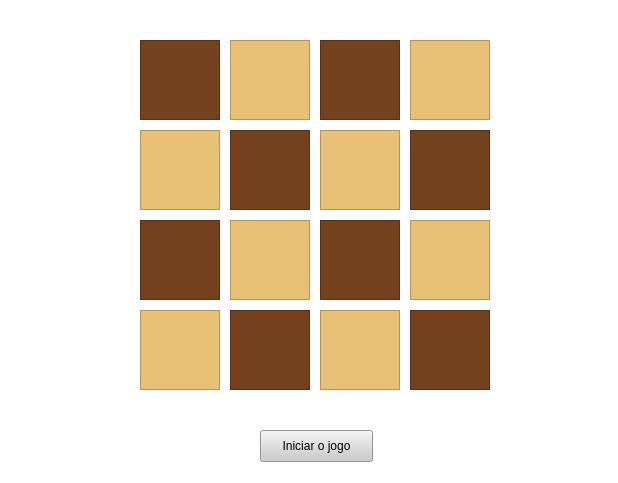
<?xml version="1.0" encoding="UTF-8"?>
<ui version="4.0">
 <class>Form</class>
 <widget class="QWidget" name="Form">
  <property name="geometry">
   <rect>
    <x>0</x>
    <y>0</y>
    <width>618</width>
    <height>483</height>
   </rect>
  </property>
  <property name="windowTitle">
   <string>Tic Ta Chec</string>
  </property>
  <property name="styleSheet">
   <string notr="true">background-color: rgb(255, 255, 255);</string>
  </property>
  <widget class="QPushButton" name="startBtn">
   <property name="geometry">
    <rect>
     <x>260</x>
     <y>430</y>
     <width>113</width>
     <height>32</height>
    </rect>
   </property>
   <property name="styleSheet">
    <string notr="true">background-color: rgb(204, 204, 204);</string>
   </property>
   <property name="text">
    <string>Iniciar o jogo</string>
   </property>
  </widget>
  <widget class="QFrame" name="frame_AA">
   <property name="geometry">
    <rect>
     <x>140</x>
     <y>40</y>
     <width>80</width>
     <height>80</height>
    </rect>
   </property>
   <property name="styleSheet">
    <string notr="true">background-color: rgb(115, 65, 29);</string>
   </property>
   <property name="frameShape">
    <enum>QFrame::StyledPanel</enum>
   </property>
   <property name="frameShadow">
    <enum>QFrame::Raised</enum>
   </property>
  </widget>
  <widget class="QFrame" name="frame_AB">
   <property name="geometry">
    <rect>
     <x>230</x>
     <y>40</y>
     <width>80</width>
     <height>80</height>
    </rect>
   </property>
   <property name="styleSheet">
    <string notr="true">background-color: rgb(232, 193, 119);</string>
   </property>
   <property name="frameShape">
    <enum>QFrame::StyledPanel</enum>
   </property>
   <property name="frameShadow">
    <enum>QFrame::Raised</enum>
   </property>
  </widget>
  <widget class="QFrame" name="frame_AC">
   <property name="geometry">
    <rect>
     <x>320</x>
     <y>40</y>
     <width>80</width>
     <height>80</height>
    </rect>
   </property>
   <property name="styleSheet">
    <string notr="true">background-color: rgb(115, 65, 29);</string>
   </property>
   <property name="frameShape">
    <enum>QFrame::StyledPanel</enum>
   </property>
   <property name="frameShadow">
    <enum>QFrame::Raised</enum>
   </property>
  </widget>
  <widget class="QFrame" name="frame_AD">
   <property name="geometry">
    <rect>
     <x>410</x>
     <y>40</y>
     <width>80</width>
     <height>80</height>
    </rect>
   </property>
   <property name="styleSheet">
    <string notr="true">background-color: rgb(232, 193, 119);</string>
   </property>
   <property name="frameShape">
    <enum>QFrame::StyledPanel</enum>
   </property>
   <property name="frameShadow">
    <enum>QFrame::Raised</enum>
   </property>
  </widget>
  <widget class="QFrame" name="frame_BA">
   <property name="geometry">
    <rect>
     <x>140</x>
     <y>130</y>
     <width>80</width>
     <height>80</height>
    </rect>
   </property>
   <property name="styleSheet">
    <string notr="true">background-color: rgb(232, 193, 119);</string>
   </property>
   <property name="frameShape">
    <enum>QFrame::StyledPanel</enum>
   </property>
   <property name="frameShadow">
    <enum>QFrame::Raised</enum>
   </property>
  </widget>
  <widget class="QFrame" name="frame_BC">
   <property name="geometry">
    <rect>
     <x>320</x>
     <y>130</y>
     <width>80</width>
     <height>80</height>
    </rect>
   </property>
   <property name="styleSheet">
    <string notr="true">background-color: rgb(232, 193, 119);</string>
   </property>
   <property name="frameShape">
    <enum>QFrame::StyledPanel</enum>
   </property>
   <property name="frameShadow">
    <enum>QFrame::Raised</enum>
   </property>
  </widget>
  <widget class="QFrame" name="frame_BB">
   <property name="geometry">
    <rect>
     <x>230</x>
     <y>130</y>
     <width>80</width>
     <height>80</height>
    </rect>
   </property>
   <property name="styleSheet">
    <string notr="true">background-color: rgb(115, 65, 29);</string>
   </property>
   <property name="frameShape">
    <enum>QFrame::StyledPanel</enum>
   </property>
   <property name="frameShadow">
    <enum>QFrame::Raised</enum>
   </property>
  </widget>
  <widget class="QFrame" name="frame_BD">
   <property name="geometry">
    <rect>
     <x>410</x>
     <y>130</y>
     <width>80</width>
     <height>80</height>
    </rect>
   </property>
   <property name="styleSheet">
    <string notr="true">background-color: rgb(115, 65, 29);</string>
   </property>
   <property name="frameShape">
    <enum>QFrame::StyledPanel</enum>
   </property>
   <property name="frameShadow">
    <enum>QFrame::Raised</enum>
   </property>
  </widget>
  <widget class="QFrame" name="frame_CA">
   <property name="geometry">
    <rect>
     <x>140</x>
     <y>220</y>
     <width>80</width>
     <height>80</height>
    </rect>
   </property>
   <property name="styleSheet">
    <string notr="true">background-color: rgb(115, 65, 29);</string>
   </property>
   <property name="frameShape">
    <enum>QFrame::StyledPanel</enum>
   </property>
   <property name="frameShadow">
    <enum>QFrame::Raised</enum>
   </property>
  </widget>
  <widget class="QFrame" name="frame_CC">
   <property name="geometry">
    <rect>
     <x>320</x>
     <y>220</y>
     <width>80</width>
     <height>80</height>
    </rect>
   </property>
   <property name="styleSheet">
    <string notr="true">background-color: rgb(115, 65, 29);</string>
   </property>
   <property name="frameShape">
    <enum>QFrame::StyledPanel</enum>
   </property>
   <property name="frameShadow">
    <enum>QFrame::Raised</enum>
   </property>
  </widget>
  <widget class="QFrame" name="frame_CB">
   <property name="geometry">
    <rect>
     <x>230</x>
     <y>220</y>
     <width>80</width>
     <height>80</height>
    </rect>
   </property>
   <property name="styleSheet">
    <string notr="true">background-color: rgb(232, 193, 119);</string>
   </property>
   <property name="frameShape">
    <enum>QFrame::StyledPanel</enum>
   </property>
   <property name="frameShadow">
    <enum>QFrame::Raised</enum>
   </property>
  </widget>
  <widget class="QFrame" name="frame_CD">
   <property name="geometry">
    <rect>
     <x>410</x>
     <y>220</y>
     <width>80</width>
     <height>80</height>
    </rect>
   </property>
   <property name="styleSheet">
    <string notr="true">background-color: rgb(232, 193, 119);</string>
   </property>
   <property name="frameShape">
    <enum>QFrame::StyledPanel</enum>
   </property>
   <property name="frameShadow">
    <enum>QFrame::Raised</enum>
   </property>
  </widget>
  <widget class="QFrame" name="frame_DA">
   <property name="geometry">
    <rect>
     <x>140</x>
     <y>310</y>
     <width>80</width>
     <height>80</height>
    </rect>
   </property>
   <property name="styleSheet">
    <string notr="true">background-color: rgb(232, 193, 119);</string>
   </property>
   <property name="frameShape">
    <enum>QFrame::StyledPanel</enum>
   </property>
   <property name="frameShadow">
    <enum>QFrame::Raised</enum>
   </property>
  </widget>
  <widget class="QFrame" name="frame_DC">
   <property name="geometry">
    <rect>
     <x>320</x>
     <y>310</y>
     <width>80</width>
     <height>80</height>
    </rect>
   </property>
   <property name="styleSheet">
    <string notr="true">background-color: rgb(232, 193, 119);</string>
   </property>
   <property name="frameShape">
    <enum>QFrame::StyledPanel</enum>
   </property>
   <property name="frameShadow">
    <enum>QFrame::Raised</enum>
   </property>
  </widget>
  <widget class="QFrame" name="frame_DB">
   <property name="geometry">
    <rect>
     <x>230</x>
     <y>310</y>
     <width>80</width>
     <height>80</height>
    </rect>
   </property>
   <property name="styleSheet">
    <string notr="true">background-color: rgb(115, 65, 29);</string>
   </property>
   <property name="frameShape">
    <enum>QFrame::StyledPanel</enum>
   </property>
   <property name="frameShadow">
    <enum>QFrame::Raised</enum>
   </property>
  </widget>
  <widget class="QFrame" name="frame_DD">
   <property name="geometry">
    <rect>
     <x>410</x>
     <y>310</y>
     <width>80</width>
     <height>80</height>
    </rect>
   </property>
   <property name="autoFillBackground">
    <bool>false</bool>
   </property>
   <property name="styleSheet">
    <string notr="true">background-color: rgb(115, 65, 29);</string>
   </property>
   <property name="frameShape">
    <enum>QFrame::StyledPanel</enum>
   </property>
   <property name="frameShadow">
    <enum>QFrame::Raised</enum>
   </property>
  </widget>
  <widget class="QLabel" name="cavalo_preto">
   <property name="geometry">
    <rect>
     <x>40</x>
     <y>50</y>
     <width>64</width>
     <height>64</height>
    </rect>
   </property>
   <property name="text">
    <string/>
   </property>
   <property name="pixmap">
    <pixmap>images_tic-tac-chec/black-horse.png</pixmap>
   </property>
  </widget>
  <widget class="QLabel" name="bispo_preto">
   <property name="geometry">
    <rect>
     <x>40</x>
     <y>140</y>
     <width>64</width>
     <height>64</height>
    </rect>
   </property>
   <property name="text">
    <string/>
   </property>
   <property name="pixmap">
    <pixmap>images_tic-tac-chec/black-bp.png</pixmap>
   </property>
  </widget>
  <widget class="QLabel" name="torre_preto">
   <property name="geometry">
    <rect>
     <x>40</x>
     <y>230</y>
     <width>64</width>
     <height>64</height>
    </rect>
   </property>
   <property name="text">
    <string/>
   </property>
   <property name="pixmap">
    <pixmap>images_tic-tac-chec/black-tower.png</pixmap>
   </property>
  </widget>
  <widget class="QLabel" name="peao_preto">
   <property name="geometry">
    <rect>
     <x>40</x>
     <y>320</y>
     <width>64</width>
     <height>64</height>
    </rect>
   </property>
   <property name="text">
    <string/>
   </property>
   <property name="pixmap">
    <pixmap>images_tic-tac-chec/black-pawn.png</pixmap>
   </property>
  </widget>
  <widget class="QLabel" name="peao_branco">
   <property name="geometry">
    <rect>
     <x>520</x>
     <y>320</y>
     <width>64</width>
     <height>64</height>
    </rect>
   </property>
   <property name="text">
    <string/>
   </property>
   <property name="pixmap">
    <pixmap>images_tic-tac-chec/white-pawn.png</pixmap>
   </property>
  </widget>
  <widget class="QLabel" name="torre_branca">
   <property name="geometry">
    <rect>
     <x>520</x>
     <y>230</y>
     <width>64</width>
     <height>64</height>
    </rect>
   </property>
   <property name="text">
    <string/>
   </property>
   <property name="pixmap">
    <pixmap>images_tic-tac-chec/white-tower.png</pixmap>
   </property>
  </widget>
  <widget class="QLabel" name="cavalo_branco">
   <property name="geometry">
    <rect>
     <x>520</x>
     <y>50</y>
     <width>64</width>
     <height>64</height>
    </rect>
   </property>
   <property name="text">
    <string/>
   </property>
   <property name="pixmap">
    <pixmap>images_tic-tac-chec/white-horse.png</pixmap>
   </property>
  </widget>
  <widget class="QLabel" name="bispo_branco">
   <property name="geometry">
    <rect>
     <x>520</x>
     <y>140</y>
     <width>64</width>
     <height>64</height>
    </rect>
   </property>
   <property name="text">
    <string/>
   </property>
   <property name="pixmap">
    <pixmap>images_tic-tac-chec/white-bishop.png</pixmap>
   </property>
  </widget>
 </widget>
 <resources>
  <include location="fundo-madeira.qrc"/>
 </resources>
 <connections/>
</ui>
